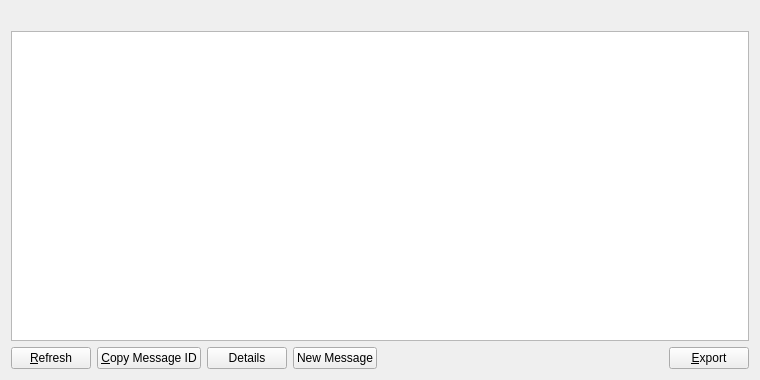
<?xml version="1.0" encoding="UTF-8"?>
<ui version="4.0">
 <class>MessageListPage</class>
 <widget class="QWidget" name="MessageListPage">
  <property name="geometry">
   <rect>
    <x>0</x>
    <y>0</y>
    <width>760</width>
    <height>380</height>
   </rect>
  </property>
  <property name="windowTitle">
   <string>Message List</string>
  </property>
  <layout class="QVBoxLayout" name="verticalLayout">
   <item>
    <widget class="QLabel" name="labelExplanation">
     <property name="textFormat">
      <enum>Qt::PlainText</enum>
     </property>
     <property name="wordWrap">
      <bool>true</bool>
     </property>
    </widget>
   </item>
   <item>
    <widget class="QTableView" name="tableView">
     <property name="contextMenuPolicy">
      <enum>Qt::CustomContextMenu</enum>
     </property>
    </widget>
   </item>
   <item>
    <layout class="QHBoxLayout" name="horizontalLayout">
     <item>
      <widget class="QPushButton" name="refreshButton">
       <property name="text">
        <string>&amp;Refresh</string>
       </property>
      </widget>
     </item>
     <item>
      <widget class="QPushButton" name="copyMessage">
       <property name="toolTip">
        <string>Copy the currently selected alias to the system clipboard</string>
       </property>
       <property name="text">
        <string>&amp;Copy Message ID</string>
       </property>
      </widget>
     </item>
     <item>
      <widget class="QPushButton" name="detailButton">
       <property name="text">
        <string>Details</string>
       </property>
      </widget>
     </item>
     <item>
      <widget class="QPushButton" name="newMessage">
       <property name="maximumSize">
        <size>
         <width>16777215</width>
         <height>48</height>
        </size>
       </property>
       <property name="text">
        <string>New Message</string>
       </property>
      </widget>
     </item>
     <item>
      <spacer name="horizontalSpacer">
       <property name="orientation">
        <enum>Qt::Horizontal</enum>
       </property>
       <property name="sizeHint" stdset="0">
        <size>
         <width>40</width>
         <height>20</height>
        </size>
       </property>
      </spacer>
     </item>
     <item>
      <widget class="QPushButton" name="exportButton">
       <property name="toolTip">
        <string>Export the data in the current tab to a file</string>
       </property>
       <property name="text">
        <string>&amp;Export</string>
       </property>
      </widget>
     </item>
    </layout>
   </item>
  </layout>
 </widget>
 <resources>
  <include location="../syscoin.qrc"/>
 </resources>
 <connections/>
</ui>
